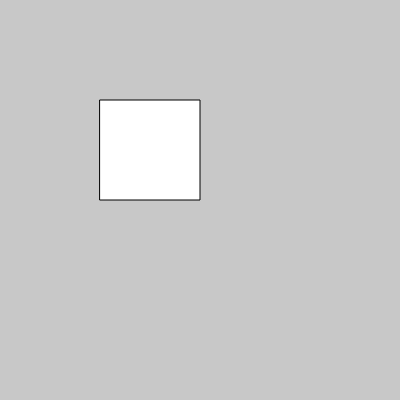
Frame 1 (no input)
Frame 60 (no input): identical to frame 1, image omitted
Frame 120 (the mouse pressed at the canvas centre since frame 60): identical to frame 1, image omitted

The p5.js sketch that drew this single still picture (run headless with seeded random() and noise() and a simulated clock; from frame 60 on, the mouse is pressed at the canvas centre):

// p5.js sketch
// ── sketch.js
function setup() {
  createCanvas(400, 400);
}

function draw() {
  background(200);
  rect(100,100,100,100)
}
